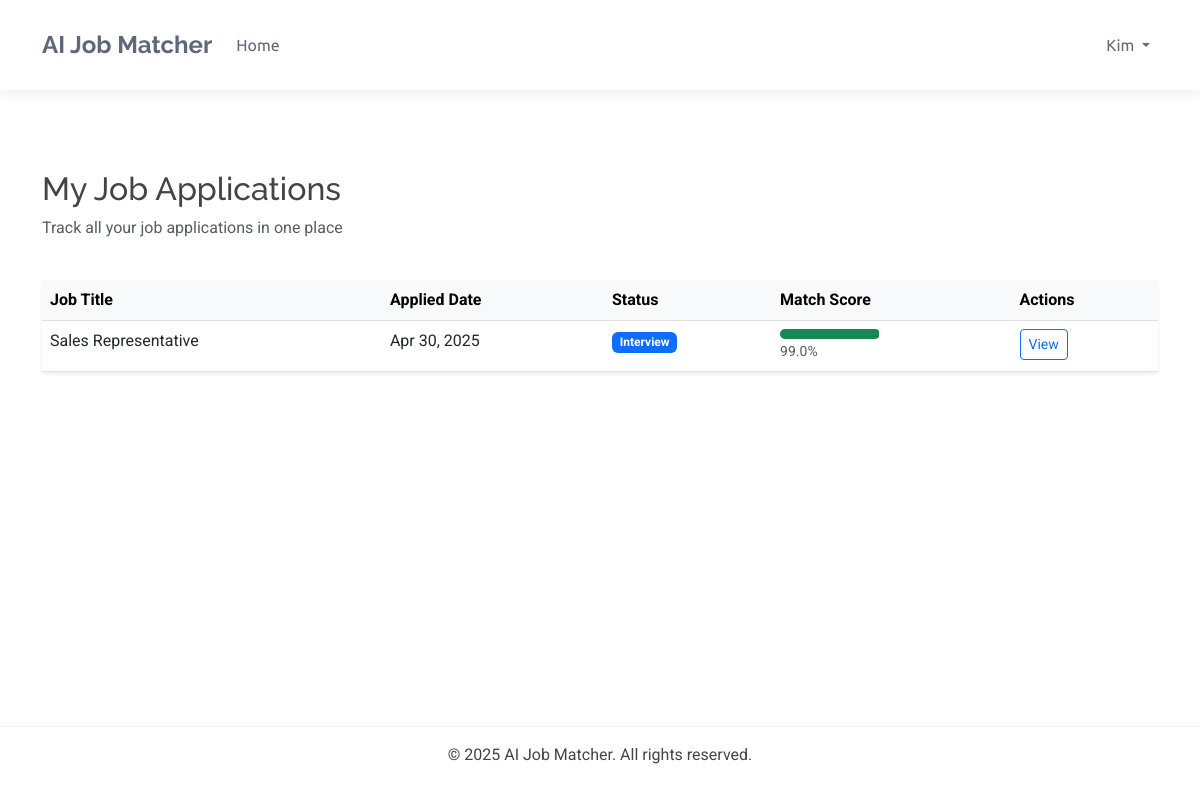
The page /candidate/applications/ (signed in) on the database its author committed.
### accounts/models.py (models this page shows, shortened)
class TrackingModel(models.Model):
    created_at = models.DateTimeField(auto_now_add=True)
    updated_at = models.DateTimeField(auto_now=True)
    class Meta:
        abstract = True
        ordering = ["-created_at"]

class User(AbstractBaseUser, TrackingModel):
    username_validator = UnicodeUsernameValidator()
    Role_choices = (
        ("Administrator", "Administrator"),
        ("Recruiter", "Recruiter"),
        ("Candidate", "Candidate")
    )
    Gender_choices = (
        ("Male", "Male"),
        ("Female", "Female"),
        ("Other", "Other")
    )
    username = models.CharField(
        _('username'),
        max_length=150,
        unique=True,
        validators=[username_validator],
        error_messages={
            'unique':_("A user with that username already exists."),
        },
    )
    phoneNumberRegex = RegexValidator(regex=r"^\+?1?\d{8,15}$")
    full_name = models.CharField(_('full name'),max_length=200)
    email = models.EmailField(_('email'), unique=True, error_messages={
        'unique': ('A user with email already exists.'),
    })
    gender = models.CharField(_("gender"), max_length=10, choices=Gender_choices)
    phone = PhoneNumberField(
        _('phone number'), unique=True,validators=[phoneNumberRegex],
        blank=True, null=True, max_length=27)
    country = models.CharField(_("country"), max_length=50,
                              blank=True, null=True)
    city = models.CharField(_("city"), max_length=50,
                              blank=True, null=True)
    role = models.CharField(_('Role'), max_length=17, choices=Role_choices, default="Client")
    is_active = models.BooleanField(_('active'), default=True)
    is_admin = models.BooleanField(_('admin'), default=False)
    is_staff = models.BooleanField(_("staff"), default=False)
    timestamp = models.DateTimeField(_("timestamp"), auto_now_add=True)
    objects = CustomManager()
    USERNAME_FIELD = 'email'
    REQUIRED_FIELDS = ['username',]
    @property
    def staff(self):
        return self.staff
    @property
    def active(self):
        return self.active
    @property
    def admin(self):
        return self.admin

### dashboards/models.py (models this page shows, shortened)
class BaseModel(models.Model):
    created_at = models.DateTimeField(auto_now_add=True)
    updated_at = models.DateTimeField(auto_now=True)
    class Meta:
        abstract = True

class JobApplication(BaseModel):
    STATUS_CHOICES = (
        ('pending', 'Pending'),
        ('reviewing', 'Reviewing'),
        ('shortlisted', 'Shortlisted'),
        ('rejected', 'Rejected'),
        ('interview', 'Interview'),
        ('offer', 'Offer Extended'),
        ('hired', 'Hired'),
        ('declined', 'Declined'),
    )
    job = models.ForeignKey(JobPosting, on_delete=models.CASCADE, related_name='applications')
    candidate = models.ForeignKey(Candidate, on_delete=models.CASCADE, related_name='applications')
    resume = models.ForeignKey(Resume, on_delete=models.CASCADE, related_name='applications', null=True, blank=True)
    cover_letter = models.TextField(_('cover letter'), blank=True, null=True)
    status = models.CharField(_('status'), max_length=20, choices=STATUS_CHOICES, default='pending')
    match_score = models.FloatField(_('match score'), validators=[MinValueValidator(0), MaxValueValidator(100)], default=0)
    recruiter_notes = models.TextField(_('recruiter notes'), blank=True, null=True)
    class Meta:
        ordering = ['-match_score', '-created_at']
        verbose_name = _('Job Application')
        verbose_name_plural = _('Job Applications')

class JobPosting(BaseModel):
    STATUS_CHOICES = (
        ('active', 'Active'),
        ('filled', 'Filled'),
        ('expired', 'Expired'),
        ('draft', 'Draft'),
    )
    recruiter = models.ForeignKey(Recruiter, on_delete=models.CASCADE, related_name='job_postings')
    title = models.CharField(_('job title'), max_length=255)
    company_name = models.CharField(_('company name'), max_length=255)
    category = models.CharField(_('job category'), max_length=100)
    description = models.TextField(_('job description'))
    requirements = models.TextField(_('job requirements'))
    responsibilities = models.TextField(_('responsibilities'))
    location = models.CharField(_('location'), max_length=255)
    salary_min = models.DecimalField(_('minimum salary'), max_digits=12, decimal_places=2, null=True, blank=True)
    salary_max = models.DecimalField(_('maximum salary'), max_digits=12, decimal_places=2, null=True, blank=True)
    experience_required = models.PositiveIntegerField(_('experience required (years)'), default=0)
    education_level = models.CharField(_('education level'), max_length=100)
    employment_type = models.CharField(_('employment type'), max_length=50)
    status = models.CharField(_('status'), max_length=20, choices=STATUS_CHOICES, default='active')
    expiry_date = models.DateField(_('expiry date'), default=timezone.now)
    skills_required = models.TextField(_('skills required'))
    embedding_vector = models.BinaryField(_('job embedding vector'), null=True, blank=True)
    class Meta:
        ordering = ['-created_at']
        verbose_name = _('Job Posting')
        verbose_name_plural = _('Job Postings')

### candidate/views.py (the view)
# urls.py: path('applications/', views.application_list, name='application_list'),
@login_required
@user_passes_test(is_candidate)
def application_list(request):
    try:
        candidate = request.user.candidate
    except Candidate.DoesNotExist:
        messages.error(request, "Candidate profile not found")
        return redirect('accounts:profile')
    applications = JobApplication.objects.filter(
        candidate=candidate
    ).order_by('-created_at')
    context = {
        'applications': applications,
    }
    return render(request, 'candidate/application_list.html', context)

### candidate/views.py (called while the page is built)
def is_candidate(user):
    return user.is_authenticated and user.role == 'Candidate'

### templates/candidate/application_list.html (shortened to what this page needs)
{% extends "candidate/base.html" %}
{% load static %}
{% block content %}
<div class="container mt-4">
    <div class="row mb-4">
        <div class="col-12">
            <h1 class="h2">My Job Applications</h1>
            <p class="text-muted">Track all your job applications in one place</p>
        </div>
    </div>
    <div class="row">
        <div class="col-12">
            {% if applications %}
                <div class="card shadow-sm">
                    <div class="table-responsive">
                        <table class="table table-hover mb-0">
                            <thead class="table-light">
                                <tr>
                                    <th>Job Title</th>
                                    <th>Applied Date</th>
                                    <th>Status</th>
                                    <th>Match Score</th>
                                    <th>Actions</th>
                                </tr>
                            </thead>
                            <tbody>
                                {% for application in applications %}
                                <tr>
                                    <td>{{ application.job.title }}</td>
                                    <td>{{ application.created_at|date:"M d, Y" }}</td>
                                    <td>
                                        {% if application.status == 'pending' %}
                                            <span class="badge bg-warning">Pending</span>
                                        {% elif application.status == 'reviewed' %}
                                            <span class="badge bg-info">Reviewed</span>
                                        {% elif application.status == 'interview' %}
                                            <span class="badge bg-primary">Interview</span>
                                        {% elif application.status == 'rejected' %}
                                            <span class="badge bg-danger">Rejected</span>
                                        {% elif application.status == 'accepted' %}
                                            <span class="badge bg-success">Accepted</span>
                                        {% else %}
                                            <span class="badge bg-secondary">{{ application.status }}</span>
                                        {% endif %}
                                    </td>
                                    <td>
                                        {% if application.match_score %}
                                            <div class="progress" style="height: 10px; width: 100px;">
                                                <div class="progress-bar bg-success" role="progressbar"
                                                     style="width: {{ application.match_score }}%"
                                                     aria-valuenow="{{ application.match_score }}"
                                                     aria-valuemin="0"
                                                     aria-valuemax="100">
                                                </div>
                                            </div>
                                            <small class="text-muted">{{ application.match_score }}%</small>
                                        {% else %}
                                            <span class="text-muted">N/A</span>
                                        {% endif %}
                                    </td>
                                    <td>
                                        <a href="{% url 'candidate:application_detail' application.id %}" class="btn btn-sm btn-outline-primary">
                                             View
                                        </a>
                                    </td>
                                </tr>
                                {% endfor %}
                            </tbody>
                        </table>
                    </div>
                </div>
            {% endif %}
        </div>
    </div>
</div>
{% endblock %}

### templates/candidate/base.html (shortened to what this page needs)
{%load static%}
<!DOCTYPE html>
<html lang="en">
<head>
    <link href="https://cdn.jsdelivr.net/npm/bootstrap@5.3.0-alpha1/dist/css/bootstrap.min.css" rel="stylesheet">
</head>
<body>
    <nav class="navbar navbar-expand-lg">
        <div class="container">
            <a class="navbar-brand" href="/">AI Job Matcher</a>
            <div class="collapse navbar-collapse" id="navbarNav">
                <ul class="navbar-nav me-auto">
                    <li class="nav-item">
                        <a class="nav-link" href="{% url 'accounts:home' %}">Home</a>
                    </li>
                </ul>
                <ul class="navbar-nav">
                    {% if user.is_authenticated %}
                        <li class="nav-item dropdown">
                            <a class="nav-link dropdown-toggle" href="#" id="navbarDropdown" role="button" data-bs-toggle="dropdown" aria-expanded="false">
                                {{ user.username }}
                            </a>
                        </li>
                    {% endif %}
                </ul>
            </div>
        </div>
    </nav>
    <div class="container main-content">
        {% block content %}{% endblock %}
    </div>
    <footer class="text-center py-3">
        <div class="container">
            <p class="mb-0">&copy; {% now "Y" %} AI Job Matcher. All rights reserved.</p>
        </div>
    </footer>
</body>
</html>

### templates/candidate/base.html (style rules this page uses)
:root { --default-font: "Roboto", system-ui, -apple-system, "Segoe UI", Roboto, "Helvetica Neue", Arial, "Noto Sans", "Liberation Sans", sans-serif; --heading-font: "Raleway", sans-serif; --nav-font: "Ubuntu", sans-serif; --background-color: #ffffff; --default-color: #444444; --heading-color: #5f687b; --accent-color: #10bc69; --surface-color: #ffffff; --contrast-color: #ffffff; --nav-color: #5f687b; --nav-hover-color: #10bc69; --nav-mobile-background-color: #ffffff; --nav-dropdown-background-color: #ffffff; --nav-dropdown-color: #5f687b; --nav-dropdown-hover-color: #10bc69; }
body { color: var(--default-color); background-color: var(--background-color); font-family: var(--default-font); }
h1, h2, h3, h4, h5, h6 { color: var(--heading-color); font-family: var(--heading-font); }
a { color: var(--accent-color); text-decoration: none; transition: 0.3s; }
.navbar { padding: 15px 0; transition: all 0.5s; background-color: var(--background-color) !important; box-shadow: 0px 0 18px rgba(0, 0, 0, 0.1); }
.navbar-brand { font-family: var(--heading-font); font-weight: 700; font-size: 24px; color: var(--heading-color) !important; }
.navbar-nav .nav-link { font-family: var(--nav-font); color: var(--nav-color) !important; font-weight: 400; padding: 18px 15px; transition: 0.3s; }
.main-content { min-height: calc(100vh - 180px); padding: 40px 0; }
.card { border: none; border-radius: 5px; background-color: var(--surface-color); box-shadow: 0px 0px 20px rgba(0, 0, 0, 0.1); transition: all 0.3s; margin-bottom: 20px; }
footer { background-color: var(--background-color) !important; border-top: 1px solid rgba(95, 104, 123, 0.1); color: var(--default-color) !important; padding: 25px 0; }

### rows shown on the page
User: username "Kim"
JobApplication: job "Sales Representative", created_at "Apr 30, 2025", status "Interview", match_score "99.0"
